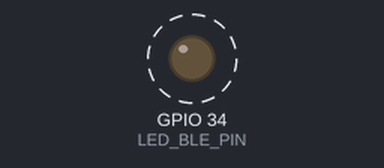
Simulated run of this sketch. Board: Seeed XIAO ESP32-S3. On the bench: output pins drawn as LEDs (lit = HIGH). Dashed ring = blinking. What the sketch prints to the serial monitor is not drawn.

Above: at 0.2 s.
Timing chart, 0 to 3.0 s (numbered marks = the images above):
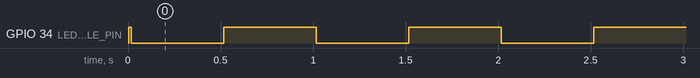

Measured:
- by itself, GPIO 34 (LED_BLE_PIN): alternates HIGH for 0.50 s and LOW for 0.50 s

The sketch:

test-led-rouge.ino
```cpp
/*
 * Test LED Rouge (charge) - XIAO ESP32S3
 * Pin 34, logique inversée (LOW = ON, HIGH = OFF)
 */

#define LED_BLE_PIN 34  // LED rouge (charge) - Pin 34, logique inversée

void setup() {
  Serial.begin(115200);
  while (!Serial && millis() < 3000) {}

  Serial.println("\n========================================");
  Serial.println("  TEST LED ROUGE (Pin 34)");
  Serial.println("========================================");

  pinMode(LED_BLE_PIN, OUTPUT);
  digitalWrite(LED_BLE_PIN, HIGH);  // Éteindre au démarrage (logique inversée)

  Serial.println("[LED] LED rouge initialisée (pin 34, logique inversée)");
  Serial.println("[LED] Test: clignotement toutes les 500ms");
  Serial.println("[LED] LOW = ON, HIGH = OFF");
}

void loop() {
  // Allumer la LED (LOW = ON avec logique inversée)
  Serial.println("[LED] ON (LOW)");
  digitalWrite(LED_BLE_PIN, LOW);
  delay(500);

  // Éteindre la LED (HIGH = OFF avec logique inversée)
  Serial.println("[LED] OFF (HIGH)");
  digitalWrite(LED_BLE_PIN, HIGH);
  delay(500);
}
```
